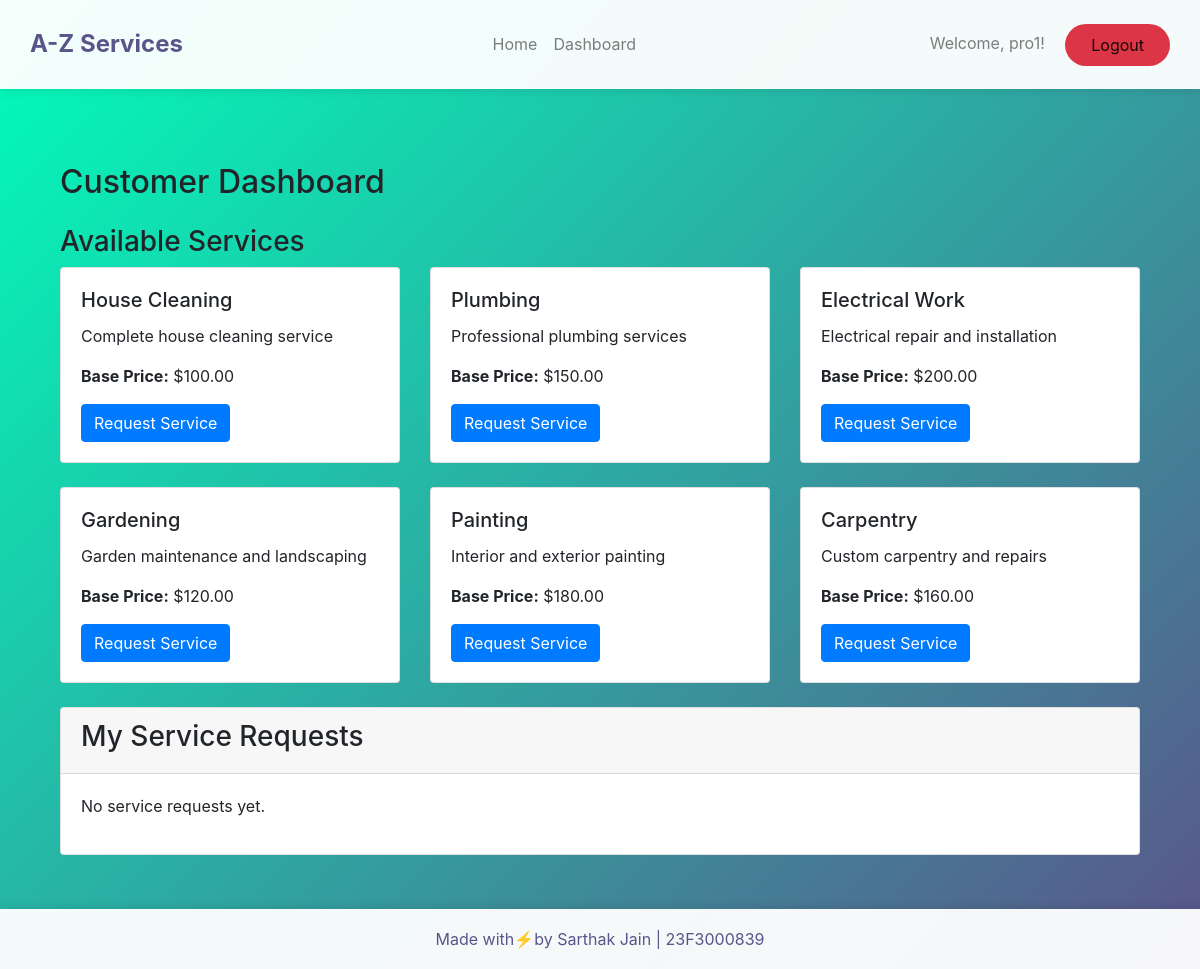
The app's page /customer/dashboard (signed in) with its own data.
### app/models.py (models this page shows, shortened)
class User(UserMixin, db.Model):
    __tablename__ = 'user'
    id = db.Column(db.Integer, primary_key=True)
    username = db.Column(db.String(80), unique=True, nullable=False)
    password = db.Column(db.String(120), nullable=False)
    role = db.Column(db.String(20), nullable=False)  # 'admin', 'professional', 'customer'
    is_approved = db.Column(db.Boolean, default=False)
    is_blocked = db.Column(db.Boolean, default=False)
    average_rating = db.Column(db.Float, default=0.0)
    location = db.Column(db.String(100))
    pincode = db.Column(db.String(6))
    professional_id = db.Column(db.String(8), unique=True)  # For format PRO12345
    service_requests_made = db.relationship('ServiceRequest',
                                          foreign_keys='ServiceRequest.customer_id',
                                          backref='customer')
    service_requests_received = db.relationship('ServiceRequest',
                                              foreign_keys='ServiceRequest.professional_id',
                                              backref='professional')
    reviews_given = db.relationship('Review',
                                  foreign_keys='Review.customer_id',
                                  backref='reviewer')
    reviews_received = db.relationship('Review',
                                     foreign_keys='Review.professional_id',
                                     backref='reviewed_professional')

class Service(db.Model):
    __tablename__ = 'service'
    id = db.Column(db.Integer, primary_key=True)
    name = db.Column(db.String(100), nullable=False)
    description = db.Column(db.Text, nullable=False)
    base_price = db.Column(db.Float, nullable=False)
    time_required = db.Column(db.String(50), nullable=False)
    location = db.Column(db.String(100))
    pincode = db.Column(db.String(10))
    created_at = db.Column(db.DateTime, default=datetime.utcnow)
    service_requests = db.relationship('ServiceRequest', backref='requested_service')

### app/views/customer.py (the view)
@customer_bp.route('/dashboard')
@login_required
def dashboard():
    services = Service.query.all()
    service_requests = ServiceRequest.query.filter_by(customer_id=current_user.id).all()
    return render_template('customer/dashboard.html',
                         services=services,
                         service_requests=service_requests)

### app/__init__.py (called while the page is built)
def create_app(config_class=Config):
    app = Flask(__name__)
    app.config.from_object(config_class)
    db.init_app(app)
    migrate.init_app(app, db)
    login_manager.init_app(app)
    login_manager.login_view = 'main.login'
    from .models import User
    @login_manager.user_loader
    def load_user(user_id):
        return User.query.get(int(user_id))
    from .views.admin import admin_bp
    from .views.customer import customer_bp
    from .views.professional import professional_bp
    from .routes import main_bp
    app.register_blueprint(admin_bp, url_prefix='/admin')
    app.register_blueprint(customer_bp, url_prefix='/customer')
    app.register_blueprint(professional_bp, url_prefix='/professional')
    app.register_blueprint(main_bp)
    with app.app_context():
        db.create_all()
    return app

### app/templates/customer/dashboard.html (shortened to what this page needs)
{% extends "layout.html" %}
{% block content %}
<div class="container mt-4">
    <h2>Customer Dashboard</h2>
    <div class="row mt-4">
        <div class="col-md-12">
            <h3>Available Services</h3>
            {% if services %}
                <div class="row">
                    {% for service in services %}
                    <div class="col-md-4 mb-4">
                        <div class="card">
                            <div class="card-body">
                                <h5 class="card-title">{{ service.name }}</h5>
                                <p class="card-text">{{ service.description }}</p>
                                <p class="card-text"><strong>Base Price:</strong> ${{ "%.2f"|format(service.base_price) }}</p>
                                <a href="{{ url_for('customer.request_service', service_id=service.id) }}"
                                   class="btn btn-primary">Request Service</a>
                            </div>
                        </div>
                    </div>
                    {% endfor %}
                </div>
            {% else %}
                <p>No services available at the moment.</p>
            {% endif %}
        </div>
    </div>
    <div class="card mb-4">
        <div class="card-header">
            <h3>My Service Requests</h3>
        </div>
        <div class="card-body">
            {% if service_requests %}
            <table class="table">
                <thead>
                    <tr>
                        <th>Service</th>
                        <th>Professional</th>
                        <th>Date</th>
                        <th>Status</th>
                        <th>Actions/Review</th>
                    </tr>
                </thead>
                <tbody>
                    {% for request in service_requests %}
                    <tr>
                        <td>{{ request.requested_service.name }}</td>
                        <td>
                            {% if request.professional %}
                                {{ request.professional.username }}
                            {% else %}
                                <span class="text-muted">Waiting for assignment</span>
                            {% endif %}
                        </td>
                        <td>{{ request.date_of_request.strftime('%Y-%m-%d') }}</td>
                        <td>
                            {% if request.status == 'completed' %}
                                <span class="badge badge-success">Completed</span>
                            {% elif request.status == 'pending_customer_approval' %}
                                <span class="badge badge-warning">Pending Review</span>
                            {% elif request.status == 'in_progress' %}
                                <span class="badge badge-info">In Progress</span>
                            {% elif request.status == 'assigned' %}
                                <span class="badge badge-primary">Assigned</span>
                            {% else %}
                                <span class="badge badge-secondary">{{ request.status }}</span>
                            {% endif %}
                        </td>
                        <td>
                            {% if request.status == 'pending_customer_approval' and not request.reviews %}
                                <a href="{{ url_for('customer.add_review', request_id=request.id) }}"
                                   class="btn btn-primary btn-sm">Add Review</a>
                            {% elif request.status == 'completed' and request.reviews %}
                                <span class="text-warning">
                                    {{ '⭐' * request.reviews[0].rating }}
                                </span>
                            {% endif %}
                        </td>
                    </tr>
                    {% endfor %}
                </tbody>
            </table>
            {% else %}
            <p>No service requests yet.</p>
            {% endif %}
        </div>
    </div>
</div>
{% endblock %}

### app/templates/layout.html (shortened to what this page needs)
<!DOCTYPE html>
<html lang="en">
<head>
    <link href="https://cdn.jsdelivr.net/npm/bootstrap@5.3.2/dist/css/bootstrap.min.css" rel="stylesheet">
    <link rel="stylesheet" href="https://stackpath.bootstrapcdn.com/bootstrap/4.5.2/css/bootstrap.min.css">
</head>
<body>
    <nav class="navbar navbar-expand-lg navbar-light d-flex justify-content-between">
        <div>
        <a class="navbar-brand" href="{{ url_for('main.index') }}">A-Z Services</a>
        </div>
            <ul class="navbar-nav">
                <li class="nav-item">
                    <a class="nav-link" href="{{ url_for('main.index') }}">Home</a>
                </li>
                {% if current_user.is_authenticated %}
                    <li class="nav-item">
                        {% if current_user.role == 'customer' %}
                            <a class="nav-link" href="{{ url_for('customer.dashboard') }}">Dashboard</a>
                        {% elif current_user.role == 'professional' %}
                            <a class="nav-link" href="{{ url_for('professional.dashboard') }}">Dashboard</a>
                        {% elif current_user.role == 'admin' %}
                            <a class="nav-link" href="{{ url_for('admin.dashboard') }}">Dashboard</a>
                        {% endif %}
                    </li>
                {% endif %}
            </ul>
            <div class="navbar-text">
                {% if current_user.is_authenticated %}
                    <span class="navbar-text mr-3">Welcome, {{ current_user.username }}!</span>
                    <a class="btn btn-logout" href="{{ url_for('main.logout') }}">Logout</a>
                {% else %}
                    <a class="btn btn-login" href="{{ url_for('main.login') }}">Login</a>
                    <a class="btn btn-register" href="{{ url_for('main.register') }}">Register</a>
                {% endif %}
            </div>
    </nav>
    <div class="page-wrapper">
        <div class="container">
            {% block content %}{% endblock %}
        </div>
    </div>
    <footer class="footer">
        <p class="mb-0">Made with⚡by Sarthak Jain | 23F3000839</p>
    </footer>
</body>
</html>

### app/templates/layout.html (style rules this page uses)
body { background: linear-gradient(135deg, #00feba, #5b548a); min-height: 100vh; padding-bottom: 60px; position: relative; }
.navbar { padding: 15px 30px; background: rgba(255, 255, 255, 0.95) !important; box-shadow: 0 2px 10px rgba(0,0,0,0.1); }
.navbar-brand { font-weight: bold; font-size: 24px; color: #5b548a !important; }
.page-wrapper { padding-top: 50px; padding-bottom: 30px; }
.btn-logout { background: #dc3545; color: white; padding: 8px 25px; border-radius: 25px; }
.footer { position: absolute; bottom: 0; width: 100%; height: 60px; background: rgba(255, 255, 255, 0.95); display: flex; align-items: center; justify-content: center; color: #5b548a; box-shadow: 0 -2px 10px rgba(0,0,0,0.1); }

### records on screen
User: username "pro1"
Service: name "House Cleaning", description "Complete house cleaning service", base_price "100.00"
Service: name "Plumbing", description "Professional plumbing services", base_price "150.00"
Service: name "Electrical Work", description "Electrical repair and installation", base_price "200.00"
Service: name "Gardening", description "Garden maintenance and landscaping", base_price "120.00"
Service: name "Painting", description "Interior and exterior painting", base_price "180.00"
Service: name "Carpentry", description "Custom carpentry and repairs", base_price "160.00"
